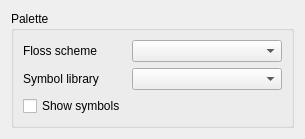
<?xml version="1.0" encoding="UTF-8"?>
<ui version="4.0">
 <class>PaletteConfigPage</class>
 <widget class="QWidget" name="PaletteConfigPage">
  <property name="geometry">
   <rect>
    <x>0</x>
    <y>0</y>
    <width>288</width>
    <height>119</height>
   </rect>
  </property>
  <property name="windowTitle">
   <string>Palette Configuration</string>
  </property>
  <layout class="QVBoxLayout" name="verticalLayout">
   <item>
    <widget class="QGroupBox" name="PaletteProperties">
     <property name="title">
      <string>Palette</string>
     </property>
     <layout class="QFormLayout" name="formLayout">
      <item row="0" column="0">
       <widget class="QLabel" name="label_11">
        <property name="text">
         <string>Floss scheme</string>
        </property>
       </widget>
      </item>
      <item row="0" column="1">
       <widget class="KComboBox" name="kcfg_Palette_DefaultScheme">
        <property name="minimumSize">
         <size>
          <width>150</width>
          <height>0</height>
         </size>
        </property>
       </widget>
      </item>
      <item row="2" column="0">
       <widget class="QCheckBox" name="kcfg_Palette_ShowSymbols">
        <property name="text">
         <string>Show symbols</string>
        </property>
       </widget>
      </item>
      <item row="1" column="0">
       <widget class="QLabel" name="label">
        <property name="text">
         <string>Symbol library</string>
        </property>
       </widget>
      </item>
      <item row="1" column="1">
       <widget class="KComboBox" name="kcfg_Palette_DefaultSymbolLibrary"/>
      </item>
     </layout>
    </widget>
   </item>
  </layout>
 </widget>
 <customwidgets>
  <customwidget>
   <class>KComboBox</class>
   <extends>QComboBox</extends>
   <header>kcombobox.h</header>
  </customwidget>
 </customwidgets>
 <tabstops>
  <tabstop>kcfg_Palette_DefaultScheme</tabstop>
 </tabstops>
 <resources/>
 <connections/>
</ui>
